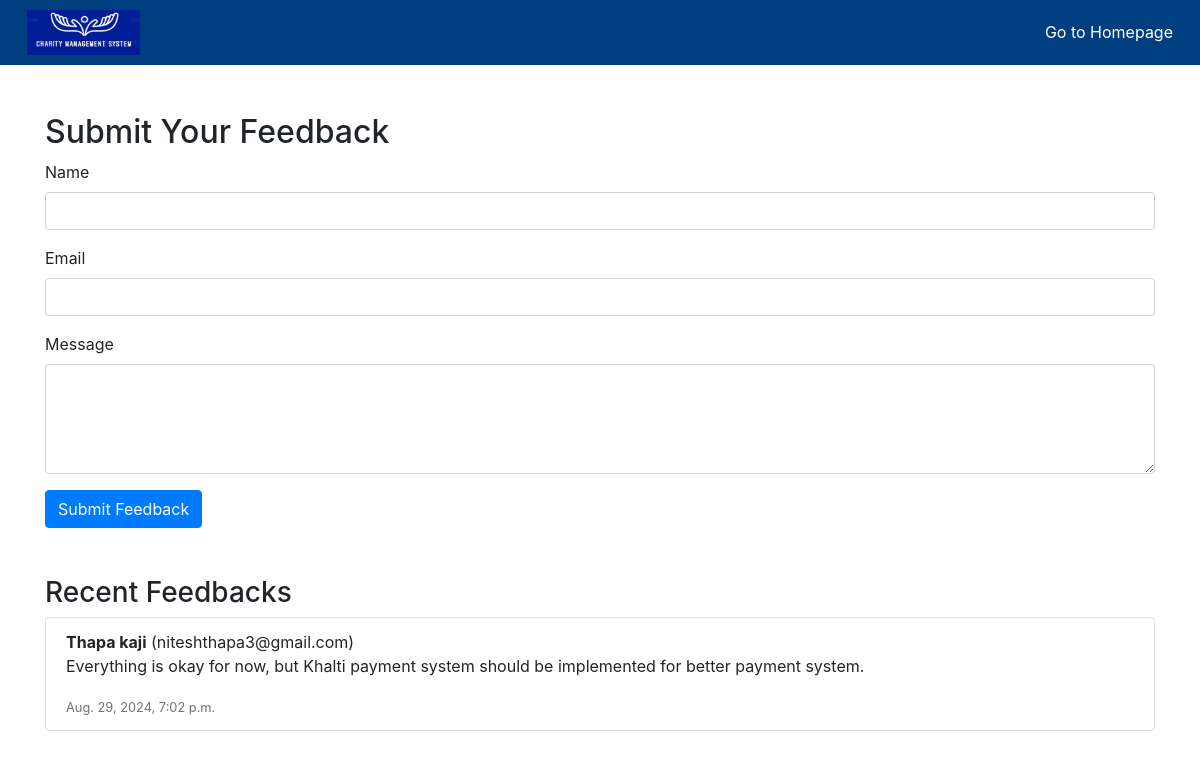
The page /feedback/ on the database its author committed.
### donor_management/models.py (models this page shows, shortened)
class Feedback(models.Model):
    name = models.CharField(max_length=100)
    email = models.EmailField()
    message = models.TextField()
    created_at = models.DateTimeField(auto_now_add=True)

### Charity_Project/views.py (the view)
# urls.py: path('feedback/', feedback_page, name='feedback_page'),
def feedback_page(request):
    if request.method == 'POST':
        name = request.POST.get('name')
        email = request.POST.get('email')
        message = request.POST.get('message')
        Feedback.objects.create(name=name, email=email, message=message)
        return redirect('feedback_page')  # Redirect to the same page after submitting feedback
    recent_feedbacks = Feedback.objects.all().order_by('-created_at')[:10]
    context = {
        'recent_feedbacks': recent_feedbacks
    }
    return render(request, 'feedback_page.html', context)

### Charity_Project/templates/feedback_page.html (shortened to what this page needs)
<!DOCTYPE html>
<html lang="en">
<head>
    <link rel="stylesheet" href="https://stackpath.bootstrapcdn.com/bootstrap/4.5.2/css/bootstrap.min.css">
</head>
<body>
 <header>
  {% include 'navbar.html' %}
 </header>
<div class="container mt-5">
    <h2>Submit Your Feedback</h2>
    <form method="post">
        <div class="form-group">
            <label for="name">Name</label>
            <input type="text" class="form-control" id="name" name="name" required>
        </div>
        <div class="form-group">
            <label for="email">Email</label>
            <input type="email" class="form-control" id="email" name="email" required>
        </div>
        <div class="form-group">
            <label for="message">Message</label>
            <textarea class="form-control" id="message" name="message" rows="4" required></textarea>
        </div>
        <button type="submit" class="btn btn-primary">Submit Feedback</button>
    </form>
    <h3 class="mt-5">Recent Feedbacks</h3>
    <ul class="list-group">
        {% for feedback in recent_feedbacks %}
            <li class="list-group-item">
                <strong>{{ feedback.name }}</strong> ({{ feedback.email }})<br>
                <p>{{ feedback.message }}</p>
                <small class="text-muted">{{ feedback.created_at }}</small>
            </li>
        {% endfor %}
    </ul>
</div>
</body>
</html>

### Charity_Project/templates/navbar.html (style rules this page uses)
* { margin: 0; padding: 0; box-sizing: border-box; }

### rows shown on the page
Feedback: name "Thapa kaji", email "niteshthapa3@gmail.com", message "Everything is okay for now, but Khalti payment system should be implemented for better payment system.", created_at "Aug. 29, 2024, 7:02 p.m."
